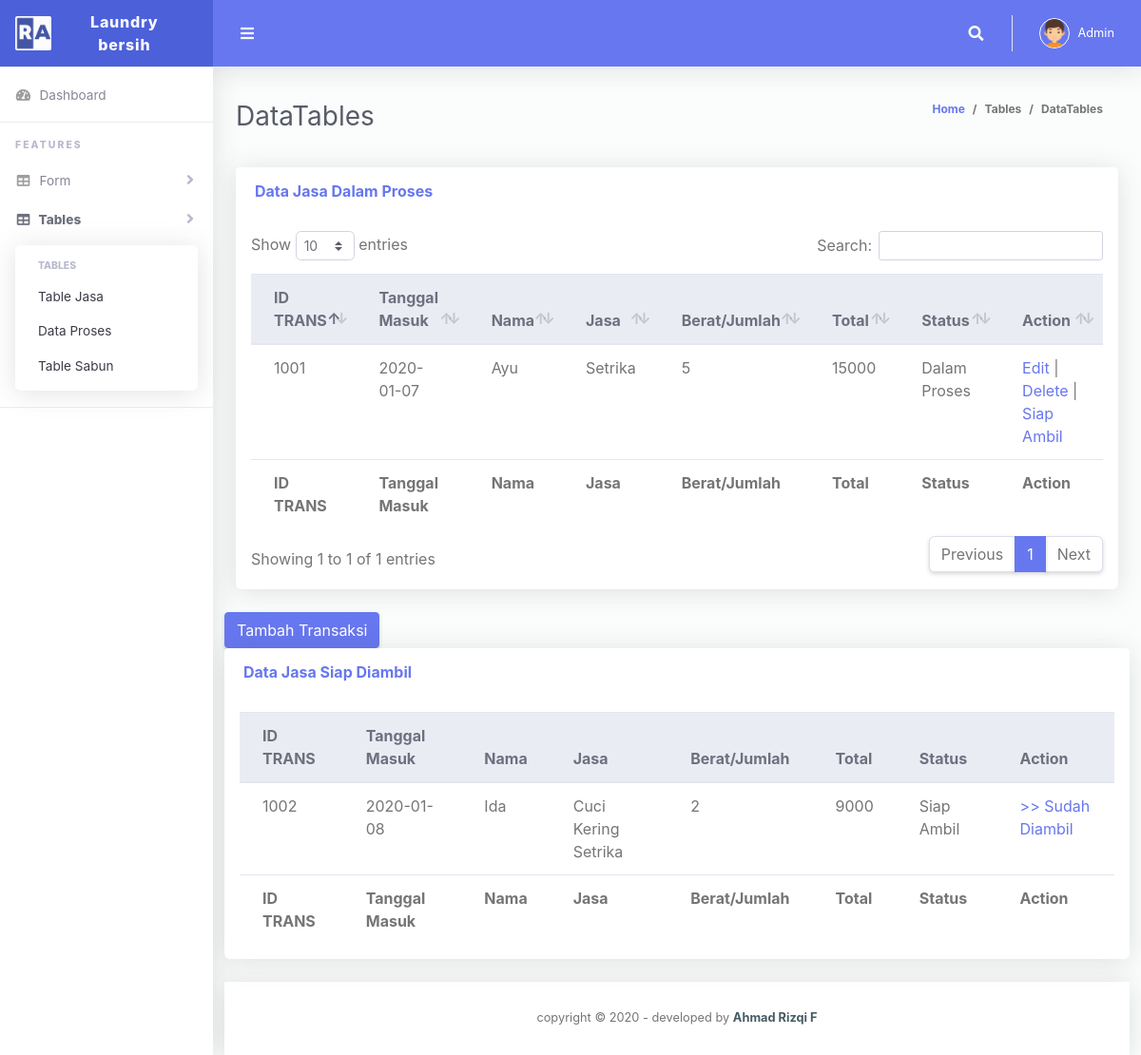
The app's page /lama/datamasuk.php with its own data.
### tables this page shows
CREATE TABLE `t_masuk` (
  `id_trans` int(4) NOT NULL,
  `tgl_masuk` date NOT NULL,
  `nama` varchar(25) NOT NULL,
  `jasa` varchar(25) NOT NULL,
  `berat` int(4) NOT NULL,
  `total` int(9) NOT NULL,
  `status` varchar(20) NOT NULL
);

### lama/datamasuk.php (the view, shortened to what this page needs)
<!DOCTYPE html>
<html lang="en">
<head>
  <link href="vendor/fontawesome-free/css/all.min.css" rel="stylesheet" type="text/css">
  <link href="vendor/bootstrap/css/bootstrap.min.css" rel="stylesheet" type="text/css">
  <link href="css/ruang-admin.min.css" rel="stylesheet">
  <link href="vendor/datatables/dataTables.bootstrap4.min.css" rel="stylesheet">
</head>
<body id="page-top">
  <div id="wrapper">
    <ul class="navbar-nav sidebar sidebar-light accordion" id="accordionSidebar">
      <a class="sidebar-brand d-flex align-items-center justify-content-center" href="index.php">
        <div class="sidebar-brand-icon">
          <img src="img/logo/logo2.png">
        </div>
        <div class="sidebar-brand-text mx-3">Laundry bersih</div>
      </a>
      <hr class="sidebar-divider my-0">
      <li class="nav-item">
        <a class="nav-link" href="index.php">
          <i class="fas fa-fw fa-tachometer-alt"></i>
          <span>Dashboard</span></a>
      </li>
      <hr class="sidebar-divider">
      <div class="sidebar-heading">
        Features
      </div>
      <li class="nav-item">
        <a class="nav-link collapsed" href="#" data-toggle="collapse" data-target="#collapseTable" aria-expanded="true"
          aria-controls="collapseTable">
          <i class="fas fa-fw fa-table"></i>
          <span>Form</span>
        </a>
      </li>
      <li class="nav-item active">
        <a class="nav-link collapsed" href="#" data-toggle="collapse" data-target="#collapseTable" aria-expanded="true"
          aria-controls="collapseTable">
          <i class="fas fa-fw fa-table"></i>
          <span>Tables</span>
        </a>
        <div id="collapseTable" class="collapse show" aria-labelledby="headingTable" data-parent="#accordionSidebar">
          <div class="bg-white py-2 collapse-inner rounded">
            <h6 class="collapse-header">Tables</h6>
            <a class="collapse-item" href="datajasa.php">Table Jasa</a>
            <a class="collapse-item" href="datamasuk.php">Data Proses</a>
            <a class="collapse-item" href="datasabun.php">Table Sabun</a>
          </div>
        </div>
      </li>
      <hr class="sidebar-divider">
    </ul>
    <div id="content-wrapper" class="d-flex flex-column">
      <div id="content">
        <nav class="navbar navbar-expand navbar-light bg-navbar topbar mb-4 static-top">
          <button id="sidebarToggleTop" class="btn btn-link rounded-circle mr-3">
            <i class="fa fa-bars"></i>
          </button>
          <ul class="navbar-nav ml-auto">
            <li class="nav-item dropdown no-arrow">
              <a class="nav-link dropdown-toggle" href="#" id="searchDropdown" role="button" data-toggle="dropdown"
                aria-haspopup="true" aria-expanded="false">
                <i class="fas fa-search fa-fw"></i>
              </a>
            </li>
            <li class="nav-item dropdown no-arrow">
              <a class="nav-link dropdown-toggle" href="#" id="userDropdown" role="button" data-toggle="dropdown"
                aria-haspopup="true" aria-expanded="false">
                <img class="img-profile rounded-circle" src="img/boy.png" style="max-width: 60px">
                <span class="ml-2 d-none d-lg-inline text-white small">Admin</span>
              </a>
            </li>
          </ul>
        </nav>
        <div class="container-fluid" id="container-wrapper">
          <div class="d-sm-flex align-items-center justify-content-between mb-4">
            <h1 class="h3 mb-0 text-gray-800">DataTables</h1>
            <ol class="breadcrumb">
              <li class="breadcrumb-item"><a href="./">Home</a></li>
              <li class="breadcrumb-item">Tables</li>
              <li class="breadcrumb-item active" aria-current="page">DataTables</li>
            </ol>
          </div>
          <div class="row">
            <div class="col-lg-12">
              <div class="card mb-4">
                <div class="card-header py-3 d-flex flex-row align-items-center justify-content-between">
                  <h6 class="m-0 font-weight-bold text-primary">Data Jasa Dalam Proses</h6>
                </div>
                <div class="table-responsive p-3">
                  <table class="table align-items-center table-flush" id="dataTable">
                    <thead class="thead-light">
                      <tr>
                        <th>ID TRANS</th>
                        <th>Tanggal Masuk</th>
                        <th>Nama</th>
                        <th>Jasa</th>
                        <th>Berat/Jumlah</th>
                        <th>Total</th>
                        <th>Status</th>
                        <th>Action</th>
                      </tr>
                    </thead>
                    <?php
  include 'libs/conn.php';
  $data = MySQLi_query($mysqli,"SELECT * from t_masuk where status='Dalam Proses'");
  while ($d = mysqli_fetch_array($data)){
  ?>
  <tr>
    <td><?php echo $d['id_trans']; ?></td>
    <td><?php echo $d['tgl_masuk']; ?></td>
    <td><?php echo $d['nama']; ?></td>
    <td><?php echo $d['jasa']; ?></td>
    <td><?php echo $d['berat']; ?></td>
    <td><?php echo $d['total']; ?></td>
    <td><?php echo $d['status']; ?></td>
    <td><a href="e_masuk.php?id=<?php echo $d['id_trans']?>" class="btn1">Edit</a> | <a href="act/d_masuk.php?id=<?php echo $d['id_trans']?>" class="btn2" >Delete</a>
      | <a href="act/u_siapambil.php?id=<?php echo $d['id_trans']?>" class="btn2" >Siap Ambil</a></td>
  </tr>
<?php }
?>
                    <tfoot>
                      <tr>
                        <th>ID TRANS</th>
                        <th>Tanggal Masuk</th>
                        <th>Nama</th>
                        <th>Jasa</th>
                        <th>Berat/Jumlah</th>
                        <th>Total</th>
                        <th>Status</th>
                        <th>Action</th>
                      </tr>
                    </tfoot>
                  </table>
                </div>
              </div>
            </div>
          <div class="row">
            <div class="col-lg-12">
                      <a href="f_masuk.php" align="center" class="btn btn-primary">Tambah Transaksi</a>
                      </div>
            </div>
          </div>
        </div>
        <div class="col-lg-12">
              <div class="card mb-4">
                <div class="card-header py-3 d-flex flex-row align-items-center justify-content-between">
                  <h6 class="m-0 font-weight-bold text-primary">Data Jasa Siap Diambil</h6>
                </div>
                <div class="table-responsive p-3">
                  <table class="table align-items-center table-flush" id="dataTable">
                    <thead class="thead-light">
                      <tr>
                        <th>ID TRANS</th>
                        <th>Tanggal Masuk</th>
                        <th>Nama</th>
                        <th>Jasa</th>
                        <th>Berat/Jumlah</th>
                        <th>Total</th>
                        <th>Status</th>
                        <th>Action</th>
                      </tr>
                    </thead>
                    <?php
  include 'libs/conn.php';
  $data = MySQLi_query($mysqli,"SELECT * from t_masuk where status='Siap Ambil'");
  while ($d = mysqli_fetch_array($data)){
  ?>
  <tr>
    <td><?php echo $d['id_trans']; ?></td>
    <td><?php echo $d['tgl_masuk']; ?></td>
    <td><?php echo $d['nama']; ?></td>
    <td><?php echo $d['jasa']; ?></td>
    <td><?php echo $d['berat']; ?></td>
    <td><?php echo $d['total']; ?></td>
    <td><?php echo $d['status']; ?></td>
    <td><a href="act/u_sudahambil.php?id=<?php echo $d['id_trans']?>" class="btn2" > >> Sudah Diambil</a></td>
  </tr>
<?php }
?>
                    <tfoot>
                      <tr>
                        <th>ID TRANS</th>
                        <th>Tanggal Masuk</th>
                        <th>Nama</th>
                        <th>Jasa</th>
                        <th>Berat/Jumlah</th>
                        <th>Total</th>
                        <th>Status</th>
                        <th>Action</th>
                      </tr>
                    </tfoot>
                  </table>
                </div>
              </div>
      <footer class="sticky-footer bg-white">
        <div class="container my-auto">
          <div class="copyright text-center my-auto">
            <span>copyright &copy; 2020 - developed by
              <b><a href="" >Ahmad Rizqi F</a></b>
            </span>
          </div>
        </div>
      </footer>
    </div>
  </div>
</body>
</html>

### records on screen
t_masuk: id_trans "1001", tgl_masuk "2020-01-07", nama "Ayu", jasa "Setrika", berat "5", total "15000", status "Dalam Proses"
t_masuk: id_trans "1002", tgl_masuk "2020-01-08", nama "Ida", jasa "Cuci Kering Setrika", berat "2", total "9000", status "Siap Ambil"
